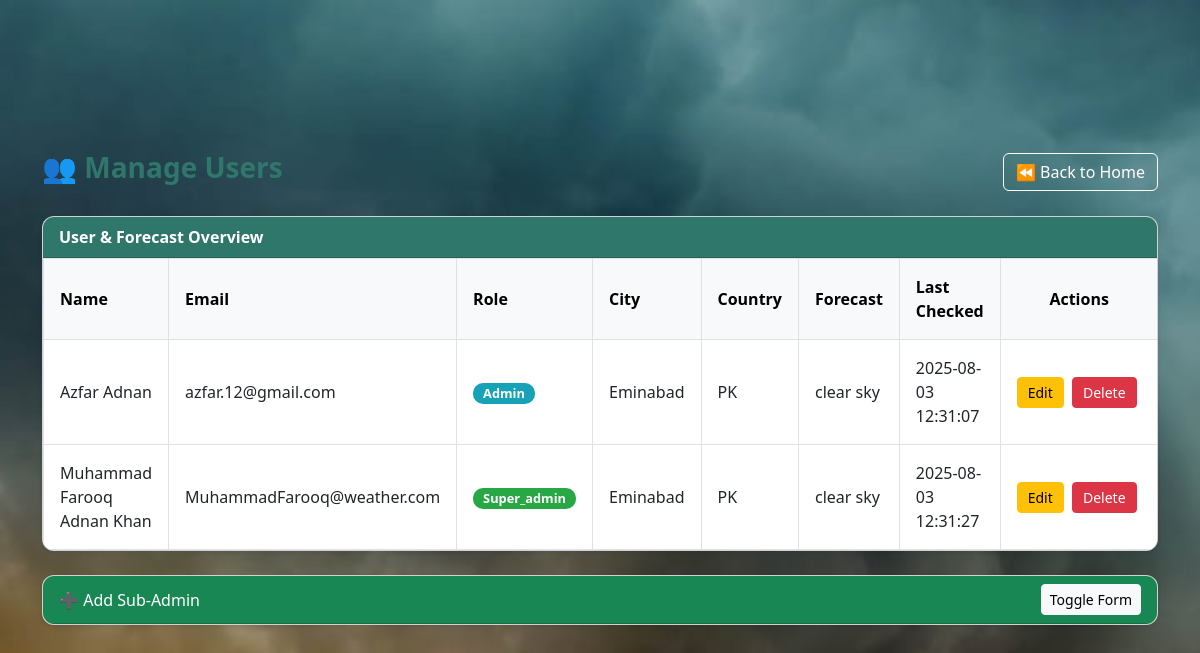
Screenshot of /manageusers.php (signed in) with the database file from the repository.
### tables this page shows
CREATE TABLE `forecast` (
  `forecast_id` int(11) NOT NULL,
  `user_id` int(11) DEFAULT NULL,
  `location_id` int(11) DEFAULT NULL,
  `forecast_date` date DEFAULT NULL,
  `description` text DEFAULT NULL,
  `last_checked` datetime DEFAULT current_timestamp() ON UPDATE current_timestamp()
);

CREATE TABLE `user` (
  `user_id` int(11) NOT NULL,
  `name` varchar(100) DEFAULT NULL,
  `email` varchar(100) DEFAULT NULL,
  `password` varchar(255) DEFAULT NULL,
  `role` enum('super_admin','admin','user') NOT NULL DEFAULT 'user'
);

CREATE TABLE `location` (
  `location_id` int(11) NOT NULL,
  `city` varchar(100) DEFAULT NULL,
  `country` varchar(100) DEFAULT NULL,
  `latitude` decimal(9,6) DEFAULT NULL,
  `longitude` decimal(9,6) DEFAULT NULL
);

### manageusers.php (the view, shortened to what this page needs)
<?php
$conn = connect();
$role_filter = ($_SESSION['role'] === 'super_admin') ? "" : "WHERE u.role = 'user'";
$users = mysqli_query($conn, "
    SELECT
        u.user_id, u.name, u.email, u.role,
        f.description, f.last_checked,
        l.city, l.country
    FROM user u
    LEFT JOIN forecast f ON u.user_id = f.user_id
    LEFT JOIN location l ON f.location_id = l.location_id
    $role_filter
    ORDER BY u.user_id DESC
");
?>
<!DOCTYPE html>
<html>
<head>
    <link href="https://cdn.jsdelivr.net/npm/bootstrap@5.3.0/dist/css/bootstrap.min.css" rel="stylesheet">
</head>
<body>
<div class="container py-4">
    <div class="d-flex justify-content-between align-items-center mb-4">
        <h3 class="text-primary fw-bold">👥 Manage Users</h3>
        <a href="home.php" class="btn btn-outline-secondary">⏪ Back to Home</a>
    </div>
    <div class="card shadow-sm mb-4">
        <div class="card-header bg-primary text-white fw-semibold">User & Forecast Overview</div>
        <div class="table-responsive">
            <table class="table table-hover table-bordered align-middle mb-0">
                <thead class="table-light">
                    <tr>
                        <th>Name</th>
                        <th>Email</th>
                        <th>Role</th>
                        <th>City</th>
                        <th>Country</th>
                        <th>Forecast</th>
                        <th>Last Checked</th>
                        <th class="text-center">Actions</th>
                    </tr>
                </thead>
                <tbody>
                    <?php while ($u = mysqli_fetch_assoc($users)): ?>
                        <tr>
                            <td><?= htmlspecialchars($u['name']) ?></td>
                            <td><?= htmlspecialchars($u['email']) ?></td>
                            <td>
                                <span class="badge role-badge <?= $u['role'] === 'super_admin' ? 'role-super_admin' : ($u['role'] === 'admin' ? 'role-admin' : 'role-user') ?>">
                                    <?= $u['role'] ?>
                                </span>
                            </td>
                            <td><?= $u['city'] ?? '—' ?></td>
                            <td><?= $u['country'] ?? '—' ?></td>
                            <td><?= $u['description'] ?? '—' ?></td>
                            <td><?= $u['last_checked'] ?? '—' ?></td>
                            <td class="text-center actions-col">
                                <a href="?edit=<?= $u['user_id'] ?>" class="btn btn-sm btn-warning me-1">Edit</a>
                                <a href="?delete=<?= $u['user_id'] ?>" class="btn btn-sm btn-danger" onclick="return confirm('Are you sure you want to delete this user?')">Delete</a>
                            </td>
                        </tr>
                    <?php endwhile; ?>
                </tbody>
            </table>
        </div>
    </div>
    <?php if ($_SESSION['role'] === 'super_admin'): ?>
        <div class="card shadow-sm mb-4">
            <div class="card-header d-flex justify-content-between align-items-center bg-success text-white">
                <span>➕ Add Sub-Admin</span>
                <button class="btn btn-light btn-sm" onclick="toggleAddForm()">Toggle Form</button>
            </div>
        </div>
    <?php endif; ?>
</div>
</body>
</html>

### manageusers.php (style rules this page uses)
body { background: url('use.jpg') no-repeat center center fixed; background-size: cover; backdrop-filter: ; height: 100vh; display: flex; align-items: center; justify-content: center; }
.table thead { background-color: #e9f5f1; }
.table td, .table th { vertical-align: middle; padding: 1rem; }
.role-badge { text-transform: capitalize; padding: 4px 10px; border-radius: 10px; font-size: 0.8rem; color: white; }
.role-admin { background-color: #17a2b8; }
.role-super_admin { background-color: #28a745; }
.btn-outline-secondary { color: white; border-color: white; }
.card-header.bg-primary { background-color: #2f776b !important; }
.card { border-radius: 12px; overflow: hidden; }
.btn-warning { padding: 4px 10px; }
.btn-danger { padding: 4px 10px; }
.text-primary { color: #2f776b !important; }
.table td.actions-col { white-space: nowrap; width: 150px; }
.table td.actions-col a { display: inline-block; margin-right: 5px; margin-bottom: 0 !important; }

### rows the page displays
forecast: user.name "Azfar Adnan", user.email "azfar.12@gmail.com", user.role "Admin", location.city "Eminabad", location.country "PK", description "clear sky", last_checked "2025-08-03 12:31:07"
forecast: user.name "Muhammad Farooq Adnan Khan", user.email "MuhammadFarooq@weather.com", user.role "Super_admin", location.city "Eminabad", location.country "PK", description "clear sky", last_checked "2025-08-03 12:31:27"
